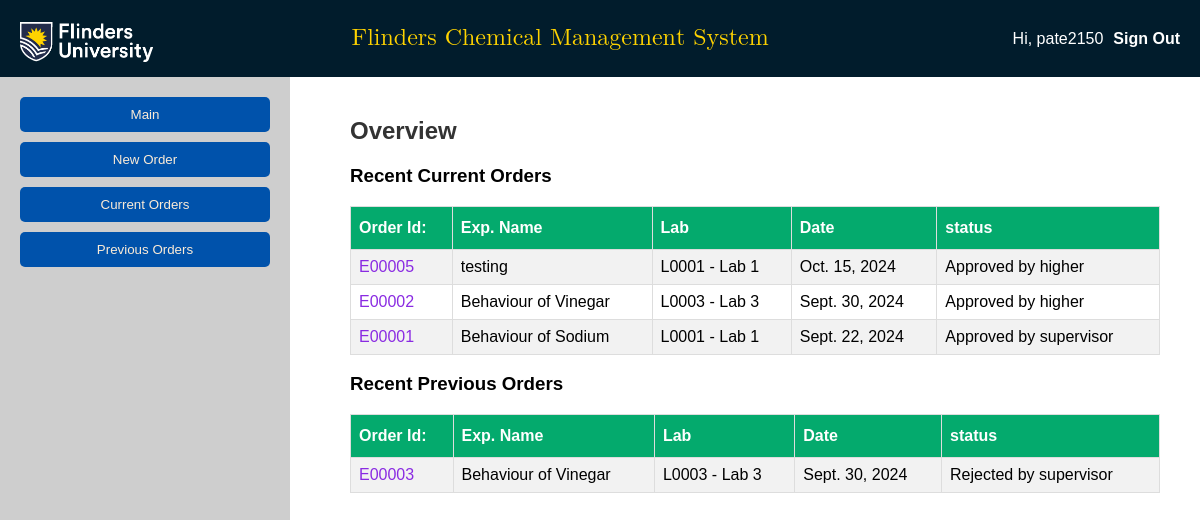
Screenshot of /researchStaff/ (signed in) with the database file from the repository.
### furc/models.py (models this page shows, shortened)
class User(AbstractBaseUser, PermissionsMixin):
    username = models.CharField(max_length=255, unique=True, primary_key=True)
    role = models.ForeignKey(UserRole, on_delete=models.CASCADE, to_field='role_id')
    is_active = models.BooleanField(default=True)
    is_staff = models.BooleanField(default=False)
    is_superuser = models.BooleanField(default=False)
    objects = CustomUserManager()
    USERNAME_FIELD = 'username'
    REQUIRED_FIELDS = []
    def __str__(self):
        return self.username

class Order(models.Model):
    order_id = models.CharField(primary_key=True, max_length=10)
    exp_name = models.CharField(max_length=100)
    lab_id = models.ForeignKey(Laboratory, on_delete=models.CASCADE)
    exp_procedure = models.FileField(upload_to= custom_file_upload_path_exp)
    risk_assessment = models.FileField(upload_to= custom_file_upload_path_risk)
    order_date = models.DateField(editable=False, auto_now_add=True)
    updated_date = models.DateField(default=None, null=True)
    order_status = models.CharField(max_length=30, choices=ORDER_STATUS, default='Requested')

class Laboratory(models.Model):
    lab_id = models.CharField(primary_key=True, max_length=10)
    lab_name = models.CharField(max_length=50)
    center_id = models.ForeignKey(ResearchCenter, on_delete=models.CASCADE, null=True, blank=True)
    storage_locations = GenericRelation(StorageLocation)
    def __str__(self):
        return f'{self.lab_id} - {self.lab_name}'

### furc/views.py (the view)
# urls.py: path('researchStaff/', views.researchStaff, name='researchStaff'),
def researchStaff(request):
    context={'order_status':'Closed', 'order_status':'Rejected by higher', 'order_status':'Rejected by supervisor'}
    current_order = Order.objects.all().exclude(order_status='Closed').exclude(order_status='Rejected by supervisor').exclude(order_status='Rejected by higher').order_by('-order_date')[0:3]
    previous_order = Order.objects.filter(**context).order_by('-order_date')[0:3]
    params={'current_order':current_order, 'previous_order': previous_order}
    return render(request, 'furc/researchStaff.html/', params)

### furc/templates/furc/researchStaff.html (shortened to what this page needs)
<!DOCTYPE html> {% load static %}
<html lang="en">
<head>
    <link rel="stylesheet" href="{% static 'css/style.css' %}">
</head>
<body>
    <header class="header">
        <div class="logo">
            <img src="{% static 'images/flinder-logo_white.png' %}" alt="Flinders University Logo" style="height: 50px;">
        </div>
        <div class="title">
            <p class="headerTitle">Flinders Chemical Management System</p>
        </div>
        {% if user.is_authenticated %}
        <div class="welcome-message">
            Hi, <span id="username">{{request.user}}</span>
        </div>
        <div class="sign-out">
            <a href="/logout/" id="sign-out-link">Sign Out</a>
        </div>
        {% endif %}
    </header>
    <div class="container">
        <div class="sidebar">
            <button><a href="/researchStaff/">Main</a></button>
            <button><a href="/new_order/">New Order</a></button>
            <button><a href="/current_order/">Current Orders</a></button>
            <button><a href="/previous_order/">Previous Orders</a></button>
        </div>
        <div class="content">
            <div id="main" class="content-section">
                <h2>Overview</h2>
                <h3>Recent Current Orders</h3>
                <table id="customer-1" class="chems" style="border-radius:20px;">
                            <tr>
                                <th>Order Id:</th>
                                <th>Exp. Name</th>
                                <th>Lab</th>
                                <th>Date</th>
                                <th>status</th>
                            </tr>
                    {% for item in current_order %}
                            <tr>
                                <td><a class="orderidLink" href="/orderView/{{item.order_id}}">{{item.order_id}}</a></td>
                                <td>{{item.exp_name}}</td>
                                <td>{{item.lab_id}}</td>
                                <td>{{item.order_date}}</td>
                                <td>{{item.order_status}}</td>
                            </tr>
                    {% endfor %}
                        </table>
                <h3>Recent Previous Orders</h3>
                <table id="customers-2" class="chems" style="border-radius:20px;">
                            <tr>
                                <th>Order Id:</th>
                                <th>Exp. Name</th>
                                <th>Lab</th>
                                <th>Date</th>
                                <th>status</th>
                            </tr>
                    {% for item in previous_order %}
                            <tr>
                                <td><a class="orderidLink" href="/orderView/{{item.order_id}}">{{item.order_id}}</a></td>
                                <td>{{item.exp_name}}</td>
                                <td>{{item.lab_id}}</td>
                                <td>{{item.order_date}}</td>
                                <td>{{item.order_status}}</td>
                            </tr>
                    {% endfor %}
                        </table>
            </div>
        </div>
    </div>
</body>
</html>

### furc/static/css/style.css (style rules this page uses)
body { font-family: Arial, sans-serif; background-color: #f4f4f4; margin: 0; padding: 0; display: flex; flex-direction: column; height: 100vh; }
.header { display: flex; justify-content: space-between; align-items: center; padding: 0px 20px; background-color: #011c2c; color: #fff; }
.container { display: flex; flex: 1; }
.title { flex: 6; text-align: center; }
.welcome-message { flex: 1; text-align: right; font-size: 16px; padding-right: 10px; }
.sign-out a { color: #fff; text-decoration: none; font-size: 16px; font-weight: bold; text-align: right; }
.headerTitle { text-align: center; color: #ffd300; font-size: x-large; font-family: math; }
h2 { margin-top: 0; color: #555; }
button { padding: 10px 20px; background-color: #0052ab; color: #fff; border: none; border-radius: 5px; cursor: pointer; margin-bottom: 10px; }
.sidebar { width: 250px; background-color: #cecece; color: #fff; padding: 20px; display: flex; flex-direction: column; }
.sidebar a { text-decoration:none; color: antiquewhite; }
.content-section { padding: 20px; margin-left: 20px; }
.content { flex: 1; padding: 20px; background-color: #fff; overflow-y: auto; }
h2 { color: #333; }
.orderidLink { text-decoration: none; color: blueviolet; }

### furc/templates/furc/researchStaff.html (style rules this page uses)
.chems { font-family: Arial, Helvetica, sans-serif; border-collapse: collapse; width: 100%; }
.chems td, .chems th { border: 1px solid #ddd; padding: 8px; }
.chems tr:nth-child(even) { background-color: #f2f2f2; }
.chems th { padding-top: 12px; padding-bottom: 12px; text-align: left; background-color: #04AA6D; color: white; }

### rows the page displays
User: user "pate2150"
Order: order_id "E00005", exp_name "testing", lab_id "L0001 - Lab 1", order_date "Oct. 15, 2024", order_status "Approved by higher"
Order: order_id "E00002", exp_name "Behaviour of Vinegar", lab_id "L0003 - Lab 3", order_date "Sept. 30, 2024", order_status "Approved by higher"
Order: order_id "E00001", exp_name "Behaviour of Sodium", lab_id "L0001 - Lab 1", order_date "Sept. 22, 2024", order_status "Approved by supervisor"
Order: order_id "E00003", exp_name "Behaviour of Vinegar", lab_id "L0003 - Lab 3", order_date "Sept. 30, 2024", order_status "Rejected by supervisor"
